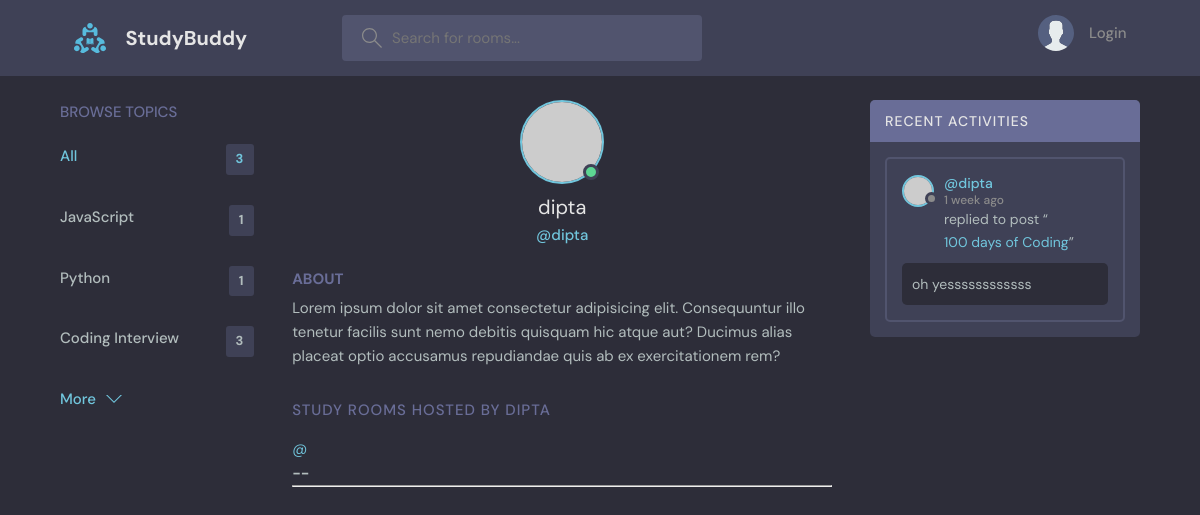
The page /profile/2 on the database its author committed.
### base/models.py (models this page shows, shortened)
class Topics(models.Model):
    name = models.CharField(max_length=200)

class Message(models.Model):
    user = models.ForeignKey(
        User, on_delete=models.CASCADE, blank=True, null=True)
    room = models.ForeignKey(Room, on_delete=models.CASCADE)
    body = models.TextField()
    updated = models.DateTimeField(auto_now=True)
    created = models.DateTimeField(auto_now_add=True)
    class Meta:
        ordering = ['-updated', '-created']

class Room(models.Model):
    host = models.ForeignKey(User, on_delete=models.SET_NULL, null=True)
    participants = models.ManyToManyField(
        User, related_name='participants', blank=True)
    topic = models.ForeignKey(Topics, on_delete=models.SET_NULL, null=True)
    name = models.CharField(max_length=200)
    description = models.TextField(null=True, blank=True)
    updated = models.DateTimeField(auto_now=True)
    created = models.DateTimeField(auto_now_add=True)
    class Meta:
        ordering = ['-updated', '-created']
    def __str__(self):
        return self.name

### base/views.py (the view)
# urls.py: path('profile/<str:pk>', views.userProfile, name='user-profile'),
def userProfile(request, pk):
    user = User.objects.get(id=pk)
    rooms = user.room_set.all()
    room_message = user.message_set.all()
    topics = Topics.objects.all()
    context = {'user': user, 'rooms': rooms,
               'room_message': room_message, 'topics': topics}
    return render(request, 'base/profile.html', context)

### base/templates/base/profile.html (shortened to what this page needs)
{% extends 'main.html' %}
{% block content %}
  <main class="profile-page layout layout--3">
    <div class="container">
    {% include 'base/topics_component.html' %}
      <div class="roomList">
        <div class="profile">
          <div class="profile__avatar">
            <div class="avatar avatar--large active">
              <img src="https://randomuser.me/api/portraits/men/11.jpg" />
            </div>
          </div>
          <div class="profile__info">
            <h3>{{user.username}}</h3>
            <p>@{{user.username}}</p>
          </div>
          <div class="profile__about">
            <h3>About</h3>
            <p>
              Lorem ipsum dolor sit amet consectetur adipisicing elit. Consequuntur illo tenetur
              facilis sunt nemo debitis quisquam hic atque aut? Ducimus alias placeat optio
              accusamus repudiandae quis ab ex exercitationem rem?
            </p>
          </div>
        </div>
        <div class="roomList__header">
          <div>
            <h2>Study Rooms Hosted by {{user.username}}</a>
            </h2>
          </div>
        </div>
      {% include 'base/feed_component.html' %}
      </div>
      {% include 'base/activity_component.html' %}
    </div>
  </main>
  {% endblock content %}

### base/templates/base/topics_component.html
<div class="topics">
    <div class="topics__header">
        <h2>Browse Topics</h2>
    </div>
    <ul class="topics__list">
        <li>
            <a href="{% url 'home' %}" class="active">All <span>{{topics.count}}</span></a>
        </li>
        {% for topic in topics %}
        <li>
            <a href="{% url 'home' %}?q={{topic.name}}">{{topic.name}} <span>{{topic.room_set.all.count}}</span></a>
        </li>
        {% endfor %}
    </ul>
    <a class="btn btn--link" href="{% url 'topics' %}">
        More
        <svg version="1.1" xmlns="http://www.w3.org/2000/svg" width="32" height="32" viewBox="0 0 32 32">
            <title>chevron-down</title>
            <path d="M16 21l-13-13h-3l16 16 16-16h-3l-13 13z"></path>
        </svg>
    </a>
</div>

### base/templates/base/activity_component.html (shortened to what this page needs)
<div class="activities">
    <div class="activities__header">
        <h2>Recent Activities</h2>
    </div>
    {% for message in room_message %}
    <div class="activities__box">
        <div class="activities__boxHeader roomListRoom__header">
            <a href="{% url 'user-profile' message.user.id %}" class="roomListRoom__author">
                <div class="avatar avatar--small">
                    <img src="https://randomuser.me/api/portraits/women/11.jpg" />
                </div>
                <p>
                    @{{message.user}}
                    <span>{{message.created|timesince}} ago</span>
                </p>
            </a>
        </div>
        <div class="activities__boxContent">
            <p>replied to post “<a href="{% url 'room' message.room.id %}">{{message.room}}</a>”</p>
            <div class="activities__boxRoomContent">
                {{message.body}}
            </div>
        </div>
    </div>
    {% endfor %}
</div>

### rows shown on the page
Topics: name "JavaScript", room_set.all.count "1"
Topics: name "Python", room_set.all.count "1"
Topics: name "Coding Interview", room_set.all.count "3"
Message: user "dipta", created "1 week", room "100 days of Coding", body "oh yessssssssssss"

### other values the page prints
{{ topics.count }} "3"
{{ user.username }} "dipta"
{{ user.username }} "DIPTA"
